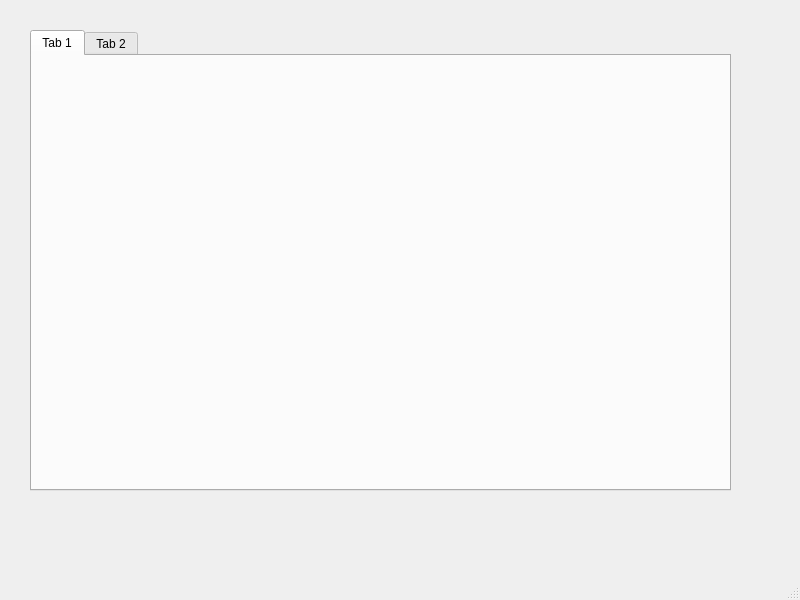
<?xml version="1.0" encoding="UTF-8"?>
<ui version="4.0">
 <class>MainWindow</class>
 <widget class="QMainWindow" name="MainWindow">
  <property name="geometry">
   <rect>
    <x>0</x>
    <y>0</y>
    <width>800</width>
    <height>600</height>
   </rect>
  </property>
  <property name="windowTitle">
   <string>MainWindow</string>
  </property>
  <widget class="QWidget" name="centralwidget">
   <widget class="QTabWidget" name="tabWidget">
    <property name="geometry">
     <rect>
      <x>30</x>
      <y>30</y>
      <width>701</width>
      <height>461</height>
     </rect>
    </property>
    <property name="currentIndex">
     <number>0</number>
    </property>
    <widget class="QWidget" name="tab">
     <attribute name="title">
      <string>Tab 1</string>
     </attribute>
    </widget>
    <widget class="QWidget" name="tab_2">
     <attribute name="title">
      <string>Tab 2</string>
     </attribute>
    </widget>
   </widget>
  </widget>
  <widget class="QStatusBar" name="statusbar"/>
  <widget class="QMenuBar" name="menuBar">
   <property name="geometry">
    <rect>
     <x>0</x>
     <y>0</y>
     <width>800</width>
     <height>26</height>
    </rect>
   </property>
  </widget>
 </widget>
 <resources/>
 <connections/>
</ui>
